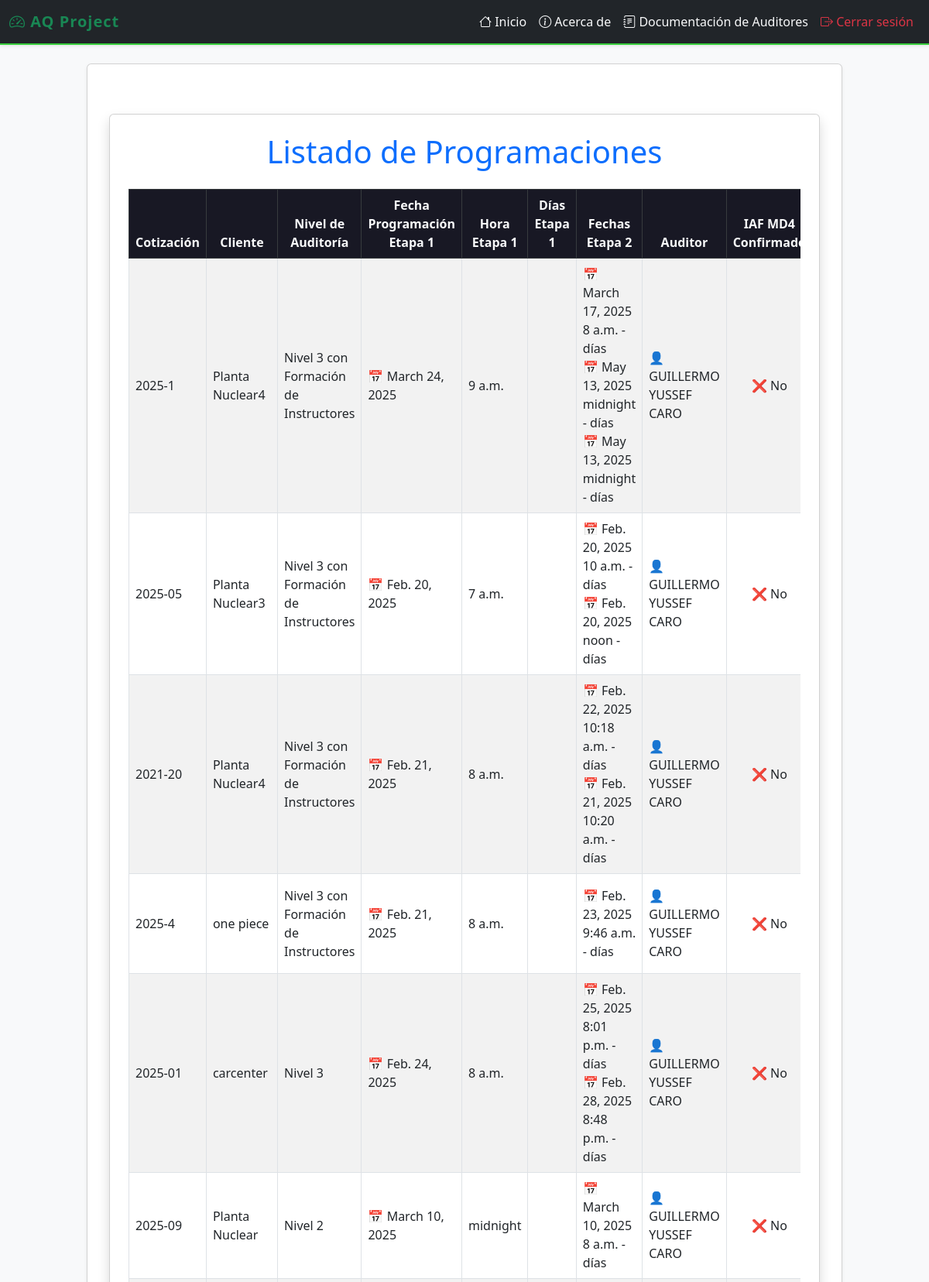
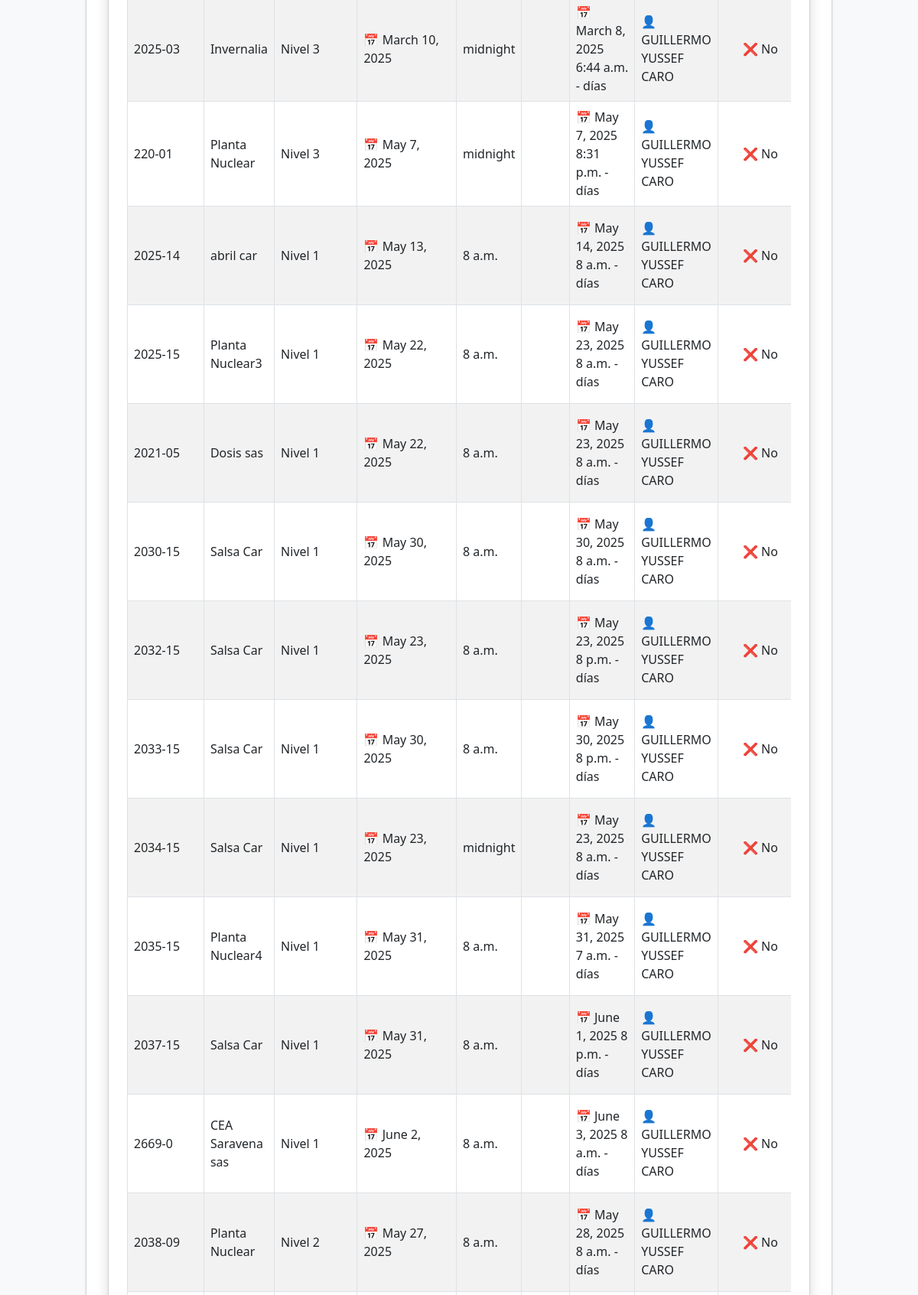
Page /programacion/programaciones/ (signed in, upper part) on the committed database (2 pictures, top to bottom).
### programacion/models.py (models this page shows, shortened)
class ProgramacionAuditoria(models.Model):
    cotizacion = models.ForeignKey('cotizaciones.Cotizacion', on_delete=models.CASCADE)
    nivel_auditoria = models.ForeignKey(NivelAuditoriaCEA, on_delete=models.SET_NULL, null=True, blank=True)
    fecha_programacion_etapa1 = models.DateField(null=True, blank=True)
    hora_etapa1 = models.TimeField(default='00:00')
    auditores = models.ForeignKey(Auditor, on_delete=models.SET_NULL, null=True, blank=True)
    iaf_md4_confirmado = models.BooleanField(default=False)
    estado = models.CharField(max_length=20, choices=(
        ('Pendiente', 'Pendiente'),
        ('En Curso', 'En Curso'),
        ('Finalizada', 'Finalizada'),
        ('Cancelada', 'Cancelada'),
    ), default='Pendiente')  # Valor predeterminado para "estado"

class NivelAuditoriaCEA(models.Model):
    nivel = models.CharField(max_length=200, unique=True)
    dias_etapa1 = models.FloatField(default=0.5)
    dias_etapa2 = models.FloatField(default=1.0)
    def __str__(self):
        return self.nivel

class FechaEtapa2(models.Model):
    programacion = models.ForeignKey(ProgramacionAuditoria, on_delete=models.CASCADE, related_name='fechas_etapa2')
    fecha = models.DateField()
    hora = models.TimeField(default='00:00')  # Valor predeterminado para la hora

class Auditor(models.Model):
    user = models.OneToOneField(User, on_delete=models.CASCADE)
    cedula = models.CharField(max_length=30, unique=True)
    cargo = models.CharField(max_length=50)
    telefono = models.CharField(max_length=20)
    iaf_md4_confirmado = models.BooleanField(default=False)

### cotizaciones/models.py (models this page shows, shortened)
class Cotizacion(models.Model):
    solicitud = models.ForeignKey(Solicitud, on_delete=models.CASCADE, related_name="cotizaciones")
    numero_servicio = models.CharField(max_length=100, unique=True)
    fecha_cotizacion = models.DateField(null=True, blank=True)
    tipo_servicio = models.ManyToManyField("TipoServicio")
    dias_auditoria_etapa_1 = models.DecimalField(max_digits=3, decimal_places=1, null=True, blank=True)
    dias_auditoria_etapa_2 = models.DecimalField(max_digits=3, decimal_places=1, null=True, blank=True)
    precio_neto = models.DecimalField(max_digits=10, decimal_places=2, help_text="Valor sin IVA")
    precio_iva = models.DecimalField(max_digits=10, decimal_places=2, default=Decimal("0.00"), help_text="IVA (19%)")
    precio_total = models.DecimalField(max_digits=10, decimal_places=2, default=Decimal("0.00"), help_text="Total con IVA")
    ESTADO_CHOICES = [
        ('Pendiente', 'Pendiente'),
        ('Aprobada', 'Aprobada'),
        ('Rechazada', 'Rechazada'),
        ('Programada', 'Programada'),
    ]
    estado = models.CharField(max_length=20, choices=ESTADO_CHOICES, default='Pendiente')

### solicitudes/models.py (models this page shows, shortened)
class Solicitud(models.Model):
    cliente = models.ForeignKey(Cliente, on_delete=models.CASCADE, related_name="solicitudes_solicitudes")  # Relación con el modelo Cliente
    fecha_solicitud = models.DateField(default=date.today)  # Fecha en que se crea la solicitud
    estado = models.CharField(
        max_length=20,
        choices=[
            ('Pendiente', 'Pendiente'),
            ('Aprobada', 'Aprobada'),
            ('Rechazada', 'Rechazada')
        ],
        default='Pendiente'
    )  # Estado de la solicitud

class Cliente(models.Model):
    nit = models.CharField(max_length=20, unique=True)  # Nit único
    nombre_propietario = models.CharField(max_length=100)
    nombre_establecimiento = models.CharField(max_length=100)
    representante_legal = models.CharField(max_length=100)
    cedula_ciudadania = models.CharField(max_length=20)
    ciudad = models.CharField(max_length=100)
    departamento = models.CharField(max_length=100)
    direccion = models.CharField(max_length=200)
    representante_organismo = models.CharField(max_length=100)
    cargo = models.CharField(max_length=50)
    telefono_fijo = models.CharField(max_length=20, blank=True, null=True)
    telefono_celular = models.CharField(max_length=20)
    correo_electronico = models.EmailField()
    nivel_cea = models.CharField(max_length=50, choices=NIVELES_CEA)
    cantidad_vehiculos = models.IntegerField(null=True, blank=True)
    cantidad_instructores = models.IntegerField(null=True, blank=True)
    categorias_certificar = models.ManyToManyField(Categoria, blank=True)
    certificado_conformidad = models.CharField(max_length=2, choices=CERTIFICADO_CONFORMIDAD_CHOICES, default="No")
    nombre_ente_certificador = models.CharField(max_length=100, blank=True, null=True)  # Se llena si es "Sí"
    fecha_solicitud = models.DateField(null=True, blank=True)  # Se establece solo cuando se envía la solicitud
    observaciones = models.TextField(blank=True, null=True)

### programacion/views.py (the view)
# urls.py: path("programaciones/", views.listado_programaciones, name="listado_programaciones"),
@login_required
def listado_programaciones(request):
    programaciones = ProgramacionAuditoria.objects.select_related("cotizacion__solicitud__cliente").all()
    grupos_usuario = request.user.groups.values_list("name", flat=True)
    contexto = {
        "programaciones": programaciones,
        "pertenece_comercial": "Comercial" in grupos_usuario,
        "pertenece_programacion": "Programación" in grupos_usuario,  # Asegúrate de que el nombre del grupo es correcto
    }
    return render(request, "programacion/listado_programaciones.html", contexto)

### programacion/templates/programacion/listado_programaciones.html (shortened to what this page needs)
{% extends 'layouts/base.html' %}
{% block content %}
<link rel="stylesheet" href="https://cdn.jsdelivr.net/npm/bootstrap@5.3.0/dist/css/bootstrap.min.css">
<div class="container mt-5">
    <div class="card shadow p-4">
        <h1 class="text-center text-primary mb-4">Listado de Programaciones</h1>
        <div class="table-responsive">
            <table class="table table-striped table-bordered align-middle">
                <thead class="table-dark text-center">
                    <tr>
                        <th>Cotización</th>
                        <th>Cliente</th>
                        <th>Nivel de Auditoría</th>
                        <th>Fecha Programación Etapa 1</th>
                        <th>Hora Etapa 1</th>
                        <th>Días Etapa 1</th>
                        <th>Fechas Etapa 2</th>
                        <th>Auditor</th>
                        <th>IAF MD4 Confirmado</th>
                    </tr>
                </thead>
                <tbody>
                    {% for programacion in programaciones %}
                        <tr>
                            <td>{{ programacion.cotizacion.numero_servicio }}</td>
                            <td>{{ programacion.cotizacion.solicitud.cliente.nombre_establecimiento }}</td>
                            <td>{{ programacion.nivel_auditoria }}</td>
                            <td>📅 {{ programacion.fecha_programacion_etapa1 }}</td>
                            <td>{{ programacion.hora_etapa1 }}</td>
                            <td>{{ programacion.dias_etapa1 }}</td>
                            <td>
                                <ul class="list-unstyled mb-0">
                                    {% for fecha_etapa2 in programacion.fechas_etapa2.all %}
                                        <li>📅 {{ fecha_etapa2.fecha }} {{ fecha_etapa2.hora }} - {{ fecha_etapa2.dias_auditoria }} días</li>
                                    {% empty %}
                                        <li class="text-muted">No asignadas</li>
                                    {% endfor %}
                                </ul>
                            </td>
                            <td>
                                {% if programacion.auditores %}
                                    👤 {{ programacion.auditores.user.get_full_name|default:programacion.auditores.user.username }}
                                {% else %}
                                    <span class="text-muted">Sin asignar</span>
                                {% endif %}
                            </td>
                            <td class="text-center">
                                {% if programacion.iaf_md4_confirmado %}
                                    ✅ Sí
                                {% else %}
                                    ❌ No
                                {% endif %}
                            </td>
                        </tr>
                    {% endfor %}
                </tbody>
            </table>
        </div>
    </div>
</div>
{% endblock %}

### myapp/templates/layouts/base.html (shortened to what this page needs)
{% load static %}
<!doctype html>
<html lang="es">
<head>
    <link rel="stylesheet" href="https://cdn.jsdelivr.net/npm/bootstrap@5.3.3/dist/css/bootstrap.min.css">
    <link rel="stylesheet" href="https://cdn.jsdelivr.net/npm/bootstrap-icons@1.10.5/font/bootstrap-icons.css">
</head>
<body>
<nav class="navbar navbar-expand-lg navbar-dark bg-dark shadow-sm">
    <div class="container-fluid">
        <a class="navbar-brand text-success" href="/">
            <i class="bi bi-speedometer2"></i> AQ Project
        </a>
        <div class="collapse navbar-collapse" id="navbarNavDropdown">
            <ul class="navbar-nav ms-auto">
                <li class="nav-item"><a class="nav-link" href="{% url 'index' %}"><i class="bi bi-house"></i> Inicio</a></li>
                <li class="nav-item"><a class="nav-link" href="{% url 'about' %}"><i class="bi bi-info-circle"></i> Acerca de</a></li>
                {% if user.is_authenticated %}
                    {% for group in user.groups.all %}
                        {% if group.name == "Auditores" %}
                            <li class="nav-item">
                                <a class="nav-link" href="{% url 'dashboard_auditor' %}"><i class="bi bi-journal-text"></i> Documentación de Auditores</a>
                            </li>
                        {% endif %}
                    {% endfor %}
                    <li class="nav-item"><a class="nav-link text-danger" href="{% url 'logout' %}"><i class="bi bi-box-arrow-right"></i> Cerrar sesión</a></li>
                {% else %}
                    <li class="nav-item"><a class="nav-link" href="{% url 'signup' %}"><i class="bi bi-person-plus"></i> Registrarse</a></li>
                    <li class="nav-item"><a class="nav-link" href="{% url 'signin' %}"><i class="bi bi-box-arrow-in-right"></i> Iniciar sesión</a></li>
                {% endif %}
            </ul>
        </div>
    </div>
</nav>
<main class="container-fluid" style="background-color: #f8f9fa; min-height: 100vh;">
    <div class="row justify-content-center">
        <div class="col-lg-10 mt-4">
            <div class="card shadow-sm">
                <div class="card-body">
                    {% block content %}
                    {% endblock %}
                </div>
            </div>
        </div>
    </div>
</main>
</body>
</html>

### myapp/templates/layouts/base.html (style rules this page uses)
body { background: linear-gradient(120deg, #181824 0%, #23243a 100%); }
.navbar { border-bottom: 2px solid #38ce3c; }
.navbar-brand { font-weight: bold; letter-spacing: 1px; }
.nav-link { position: relative; color: #f8f9fa !important; transition: color 0.2s; }
.nav-link::after { content: ""; display: block; width: 0; height: 2px; background: #38ce3c; transition: width .3s; position: absolute; bottom: 0; left: 0; }
.card { border-left: 5px solid #38ce3c; border-radius: 10px; }
.table thead th { background-color: #181824; color: #f8f9fa; }

### rows in the picture
ProgramacionAuditoria: cotizacion.numero_servicio "2025-1", cotizacion.solicitud.cliente.nombre_establecimiento "Planta Nuclear4", nivel_auditoria "Nivel 3 con Formación de Instructores", fecha_programacion_etapa1 "March 24, 2025", hora_etapa1 "9 a.m.", auditores.user.get_full_name "GUILLERMO YUSSEF CARO", iaf_md4_confirmado "❌ No"
FechaEtapa2: fecha "March 17, 2025", hora "8 a.m."
FechaEtapa2: fecha "May 13, 2025", hora "midnight"
FechaEtapa2: fecha "May 13, 2025", hora "midnight"
ProgramacionAuditoria: cotizacion.numero_servicio "2025-05", cotizacion.solicitud.cliente.nombre_establecimiento "Planta Nuclear3", nivel_auditoria "Nivel 3 con Formación de Instructores", fecha_programacion_etapa1 "Feb. 20, 2025", hora_etapa1 "7 a.m.", auditores.user.get_full_name "GUILLERMO YUSSEF CARO", iaf_md4_confirmado "❌ No"
FechaEtapa2: fecha "Feb. 20, 2025", hora "10 a.m."
FechaEtapa2: fecha "Feb. 20, 2025", hora "noon"
ProgramacionAuditoria: cotizacion.numero_servicio "2021-20", cotizacion.solicitud.cliente.nombre_establecimiento "Planta Nuclear4", nivel_auditoria "Nivel 3 con Formación de Instructores", fecha_programacion_etapa1 "Feb. 21, 2025", hora_etapa1 "8 a.m.", auditores.user.get_full_name "GUILLERMO YUSSEF CARO", iaf_md4_confirmado "❌ No"
FechaEtapa2: fecha "Feb. 22, 2025", hora "10:18 a.m."
FechaEtapa2: fecha "Feb. 21, 2025", hora "10:20 a.m."
ProgramacionAuditoria: cotizacion.numero_servicio "2025-4", cotizacion.solicitud.cliente.nombre_establecimiento "one piece", nivel_auditoria "Nivel 3 con Formación de Instructores", fecha_programacion_etapa1 "Feb. 21, 2025", hora_etapa1 "8 a.m.", auditores.user.get_full_name "GUILLERMO YUSSEF CARO", iaf_md4_confirmado "❌ No"
FechaEtapa2: fecha "Feb. 23, 2025", hora "9:46 a.m."
ProgramacionAuditoria: cotizacion.numero_servicio "2025-01", cotizacion.solicitud.cliente.nombre_establecimiento "carcenter", nivel_auditoria "Nivel 3", fecha_programacion_etapa1 "Feb. 24, 2025", hora_etapa1 "8 a.m.", auditores.user.get_full_name "GUILLERMO YUSSEF CARO", iaf_md4_confirmado "❌ No"
FechaEtapa2: fecha "Feb. 25, 2025", hora "8:01 p.m."
FechaEtapa2: fecha "Feb. 28, 2025", hora "8:48 p.m."
ProgramacionAuditoria: cotizacion.numero_servicio "2025-09", cotizacion.solicitud.cliente.nombre_establecimiento "Planta Nuclear", nivel_auditoria "Nivel 2", fecha_programacion_etapa1 "March 10, 2025", hora_etapa1 "midnight", auditores.user.get_full_name "GUILLERMO YUSSEF CARO", iaf_md4_confirmado "❌ No"
FechaEtapa2: fecha "March 10, 2025", hora "8 a.m."
ProgramacionAuditoria: cotizacion.numero_servicio "2025-03", cotizacion.solicitud.cliente.nombre_establecimiento "Invernalia", nivel_auditoria "Nivel 3", fecha_programacion_etapa1 "March 10, 2025", hora_etapa1 "midnight", auditores.user.get_full_name "GUILLERMO YUSSEF CARO", iaf_md4_confirmado "❌ No"
FechaEtapa2: fecha "March 8, 2025", hora "6:44 a.m."
ProgramacionAuditoria: cotizacion.numero_servicio "220-01", cotizacion.solicitud.cliente.nombre_establecimiento "Planta Nuclear", nivel_auditoria "Nivel 3", fecha_programacion_etapa1 "May 7, 2025", hora_etapa1 "midnight", auditores.user.get_full_name "GUILLERMO YUSSEF CARO", iaf_md4_confirmado "❌ No"
FechaEtapa2: fecha "May 7, 2025", hora "8:31 p.m."
ProgramacionAuditoria: cotizacion.numero_servicio "2025-14", cotizacion.solicitud.cliente.nombre_establecimiento "abril car", nivel_auditoria "Nivel 1", fecha_programacion_etapa1 "May 13, 2025", hora_etapa1 "8 a.m.", auditores.user.get_full_name "GUILLERMO YUSSEF CARO", iaf_md4_confirmado "❌ No"
FechaEtapa2: fecha "May 14, 2025", hora "8 a.m."
ProgramacionAuditoria: cotizacion.numero_servicio "2025-15", cotizacion.solicitud.cliente.nombre_establecimiento "Planta Nuclear3", nivel_auditoria "Nivel 1", fecha_programacion_etapa1 "May 22, 2025", hora_etapa1 "8 a.m.", auditores.user.get_full_name "GUILLERMO YUSSEF CARO", iaf_md4_confirmado "❌ No"
FechaEtapa2: fecha "May 23, 2025", hora "8 a.m."
ProgramacionAuditoria: cotizacion.numero_servicio "2021-05", cotizacion.solicitud.cliente.nombre_establecimiento "Dosis sas", nivel_auditoria "Nivel 1", fecha_programacion_etapa1 "May 22, 2025", hora_etapa1 "8 a.m.", auditores.user.get_full_name "GUILLERMO YUSSEF CARO", iaf_md4_confirmado "❌ No"
FechaEtapa2: fecha "May 23, 2025", hora "8 a.m."
ProgramacionAuditoria: cotizacion.numero_servicio "2030-15", cotizacion.solicitud.cliente.nombre_establecimiento "Salsa Car", nivel_auditoria "Nivel 1", fecha_programacion_etapa1 "May 30, 2025", hora_etapa1 "8 a.m.", auditores.user.get_full_name "GUILLERMO YUSSEF CARO", iaf_md4_confirmado "❌ No"
FechaEtapa2: fecha "May 30, 2025", hora "8 a.m."
ProgramacionAuditoria: cotizacion.numero_servicio "2032-15", cotizacion.solicitud.cliente.nombre_establecimiento "Salsa Car", nivel_auditoria "Nivel 1", fecha_programacion_etapa1 "May 23, 2025", hora_etapa1 "8 a.m.", auditores.user.get_full_name "GUILLERMO YUSSEF CARO", iaf_md4_confirmado "❌ No"
FechaEtapa2: fecha "May 23, 2025", hora "8 p.m."
ProgramacionAuditoria: cotizacion.numero_servicio "2033-15", cotizacion.solicitud.cliente.nombre_establecimiento "Salsa Car", nivel_auditoria "Nivel 1", fecha_programacion_etapa1 "May 30, 2025", hora_etapa1 "8 a.m.", auditores.user.get_full_name "GUILLERMO YUSSEF CARO", iaf_md4_confirmado "❌ No"
FechaEtapa2: fecha "May 30, 2025", hora "8 p.m."
ProgramacionAuditoria: cotizacion.numero_servicio "2034-15", cotizacion.solicitud.cliente.nombre_establecimiento "Salsa Car", nivel_auditoria "Nivel 1", fecha_programacion_etapa1 "May 23, 2025", hora_etapa1 "midnight", auditores.user.get_full_name "GUILLERMO YUSSEF CARO", iaf_md4_confirmado "❌ No"
FechaEtapa2: fecha "May 23, 2025", hora "8 a.m."
ProgramacionAuditoria: cotizacion.numero_servicio "2035-15", cotizacion.solicitud.cliente.nombre_establecimiento "Planta Nuclear4", nivel_auditoria "Nivel 1", fecha_programacion_etapa1 "May 31, 2025", hora_etapa1 "8 a.m.", auditores.user.get_full_name "GUILLERMO YUSSEF CARO", iaf_md4_confirmado "❌ No"
FechaEtapa2: fecha "May 31, 2025", hora "7 a.m."
ProgramacionAuditoria: cotizacion.numero_servicio "2037-15", cotizacion.solicitud.cliente.nombre_establecimiento "Salsa Car", nivel_auditoria "Nivel 1", fecha_programacion_etapa1 "May 31, 2025", hora_etapa1 "8 a.m.", auditores.user.get_full_name "GUILLERMO YUSSEF CARO", iaf_md4_confirmado "❌ No"
FechaEtapa2: fecha "June 1, 2025", hora "8 p.m."
ProgramacionAuditoria: cotizacion.numero_servicio "2669-0", cotizacion.solicitud.cliente.nombre_establecimiento "CEA Saravena sas", nivel_auditoria "Nivel 1", fecha_programacion_etapa1 "June 2, 2025", hora_etapa1 "8 a.m.", auditores.user.get_full_name "GUILLERMO YUSSEF CARO", iaf_md4_confirmado "❌ No"
FechaEtapa2: fecha "June 3, 2025", hora "8 a.m."
ProgramacionAuditoria: cotizacion.numero_servicio "2038-09", cotizacion.solicitud.cliente.nombre_establecimiento "Planta Nuclear", nivel_auditoria "Nivel 2", fecha_programacion_etapa1 "May 27, 2025", hora_etapa1 "8 a.m.", auditores.user.get_full_name "GUILLERMO YUSSEF CARO", iaf_md4_confirmado "❌ No"
FechaEtapa2: fecha "May 28, 2025", hora "8 a.m."
